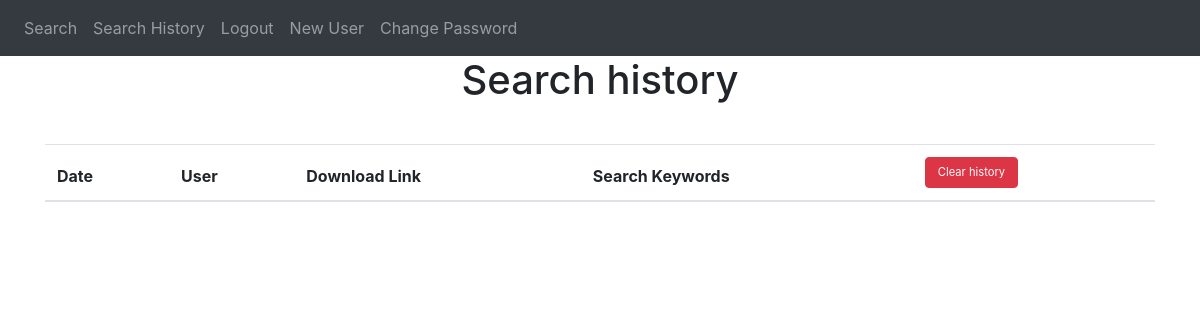
The app's page /history (signed in), older data.
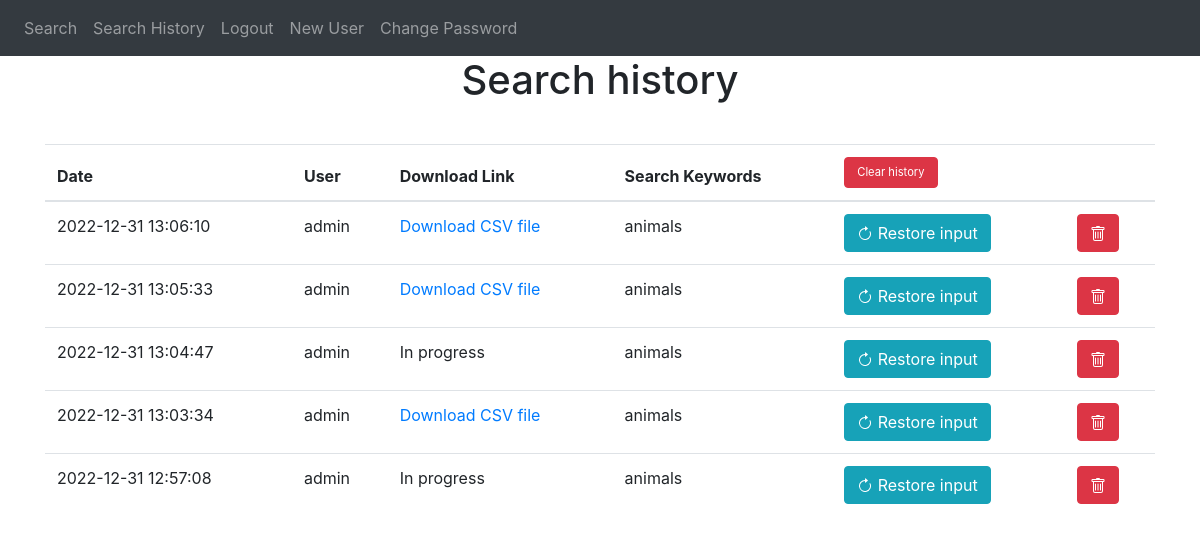
The same page, newer data.
### sd_app/models.py (models this page shows)
class Search(db.Model):
    id = db.Column(db.Integer, primary_key=True)
    date = db.Column(db.DateTime(timezone=True), default=func.now())
    user = db.Column(db.String(150))
    keywords = db.Column(db.String(150))
    csv_path = db.Column(db.String(150))

### sd_app/views.py (the view)
@views.route('/history', methods=['GET'])
@login_required
def history():
    return render_template("history.html",
    user=current_user,
    searches=Search.query.order_by(Search.date.desc()).all(),
    json_load=json.loads,
    set=set)

### sd_app/__init__.py (called while the page is built)
def create_app():
    global app
    app = Flask(__name__)
    app.config['SECRET_KEY'] = 'THISISTHESECRETKEY'
    app.config['SQLALCHEMY_DATABASE_URI'] = db_string_conn
    db.init_app(app)
    env = Environment(          #Jinja env
        loader=PackageLoader("sd_app"),
        autoescape=select_autoescape()
    )
    from .views import views
    from .auth import auth
    app.register_blueprint(views, url_prefix='/')
    app.register_blueprint(auth, url_prefix='/')
    from .models import User
    create_database(app)
    login_manager = LoginManager()
    login_manager.login_view = 'auth.login'
    login_manager.init_app(app)
    @login_manager.user_loader
    def load_user(id):
        return User.query.get(int(id))
    return app

### sd_app/templates/history.html (shortened to what this page needs)
{% extends "base.html" %} {% block title %}Search history{% endblock %}
{% block content %}
<h1 align="center" style="margin-bottom:1em">Search history</h1>
<table class="table" id="keyword-table">
    <thead>
        <tr>
        <th scope="col">Date</th>
        <th scope="col">User</th>
        <th scope="col">Download Link</th>
        <th scope="col">Search Keywords</th>
        <th scope="col" colspan="2">
          <button type="button" class="btn btn-danger" onClick="clear_table('history')" style="font-size:70%">Clear history</button>
        </th>
        </tr>
    </thead>
    <tbody>
        {%for search in searches %}
    <tr>
    <td>
        {{search.date.strftime('%Y-%m-%d %H:%M:%S')}}
    </td>
    <td>
        {{search.user}}
    </td>
    <td>
        {% if search.csv_path != 'In progress' %}
      <a href="{{ url_for('views.download', filename=search.csv_path) }}">Download CSV file</a>
        {% else %}
        In progress
        {% endif %}
    </td>
    <td>
        {{ ', '.join(set(json_load(search.keywords).get('keyword').values())) }}
    </td>
    <td class="column_action">
        <button type="button" class="btn btn-info" onClick="repeat_search({{ search.keywords }})">
           Restore input
        </button>
    </td>
    <td class="column_action">
        <button type="button" class="btn btn-danger" onClick="delete_row({{ search.id }}, 'history')">
        </button>
    </td>
    </tr>
        {% endfor %}
  </tbody>
</table>
{% endblock %}

### sd_app/templates/base.html (shortened to what this page needs)
<!DOCTYPE html>
<html>
  <head>
    <link
      rel="stylesheet"
      href="https://stackpath.bootstrapcdn.com/bootstrap/4.4.1/css/bootstrap.min.css"
    />
    <link rel="stylesheet" href="{{ url_for('static', filename='base.css') }}">
  </head>
  <body>
    <nav class="navbar navbar-expand-lg navbar-dark bg-dark">
      <div class="collapse navbar-collapse" id="navbar">
        <div class="navbar-nav">
          {% if user.is_authenticated %}
          <a class="nav-item nav-link" id="search" href="/search">Search</a>
          <a class="nav-item nav-link" id="history" href="/history">Search History</a>
          <a class="nav-item nav-link" id="logout" href="/logout">Logout</a>
          <a class="nav-item nav-link" id="logout" href="/sign-up">New User</a>
          <a class="nav-item nav-link" id="settings" href="/change_password">Change Password</a>
          {% endif %}
        </div>
      </div>
    </nav>
    <div class="container">{% block content %}
    {% endblock %}
    </div>
  </body>
</html>

Row changes from the older to the newer data that the page shows:
added Search: date "2022-12-31 13:06:10", user "admin", keywords "animals"
added Search: date "2022-12-31 13:05:33", user "admin", keywords "animals"
added Search: date "2022-12-31 13:04:47", user "admin", csv_path "In progress", keywords "animals"
added Search: date "2022-12-31 13:03:34", user "admin", keywords "animals"
added Search: date "2022-12-31 12:57:08", user "admin", csv_path "In progress", keywords "animals"
